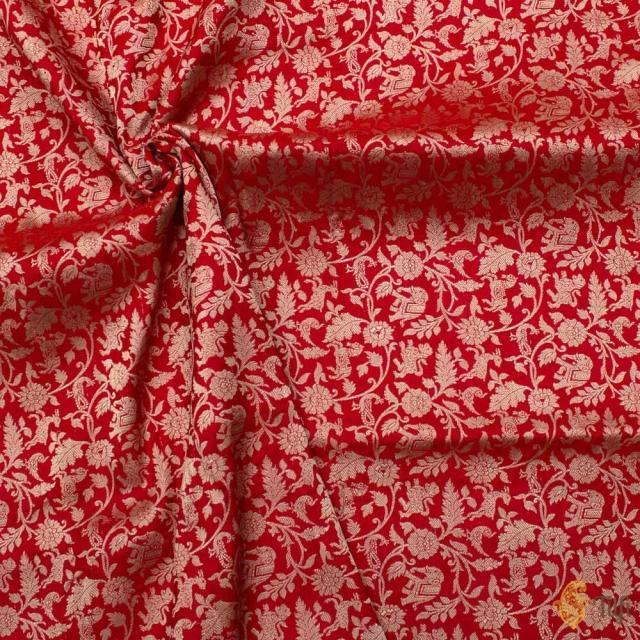
#> input picture data/raw/test/Banarasi/239.jpg, 640 x 640 px
$ python -i pattern.py   (imports and definitions only)   (older library calls are emulated)
#> lines starting #> are read from the running program, lines starting #| are printed output that depends on the picture
#> further down, picture is the input picture: shape (640, 640, 3); mean B, G, R 63.5, 64.2, 172
import io
import cv2
import numpy as np


# ---------- Repeat-unit detection ----------
# [71 lines left out: functions _period, detect_period, make_seamless, mirror_tile, build_tile, inpaint, not called in this run]


# ---------- Weave analysis ----------
def _dom_freq(g, axis):
    s = np.abs(np.fft.rfft(g - g.mean(), axis=axis)).mean(axis=1 - axis)
    s[:6] = 0
    return int(np.argmax(s[:128]))


def weave_stats(img):
    g = cv2.cvtColor(cv2.resize(img, (512, 512)), cv2.COLOR_BGR2GRAY).astype(np.float32)
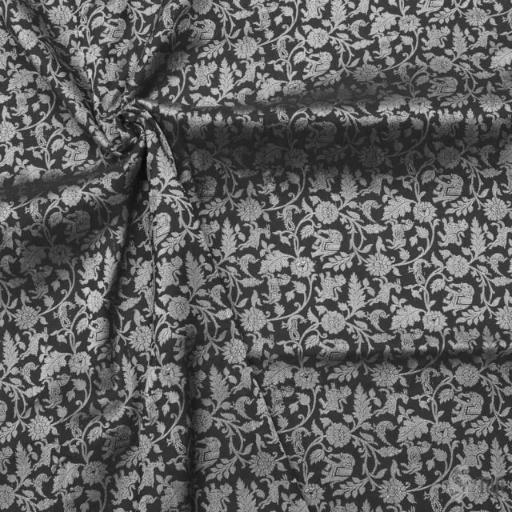
#> g: shape (512, 512) float32; min 7, max 216, mean 96.2
    warp = _dom_freq(g, 1)   # variations along x -> vertical threads
#> in _dom_freq, `s = np.abs(np.fft.rfft(g - g.mean(), axis=axis)).mean(axis=1 - axis)`: s = 257 values, max 5040.8 at index 0, min 124.9 at index 256, mean 643
#> warp = 6
    weft = _dom_freq(g, 0)   # variations along y -> horizontal threads
#> weft = 6
    gx = cv2.Sobel(g, cv2.CV_32F, 1, 0)
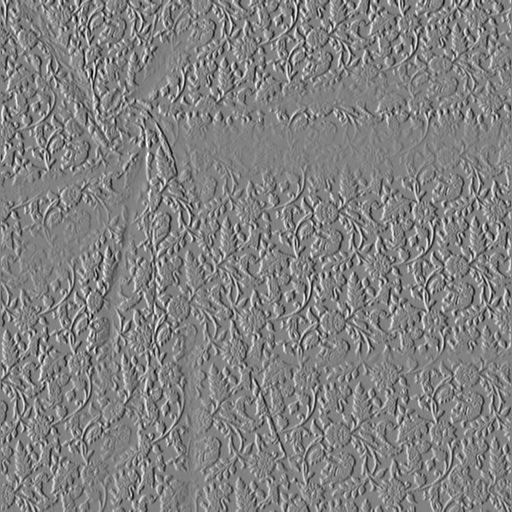
#> gx: shape (512, 512) float32; min -574, max 551, mean 0; drawn with min black and max white
    gy = cv2.Sobel(g, cv2.CV_32F, 0, 1)
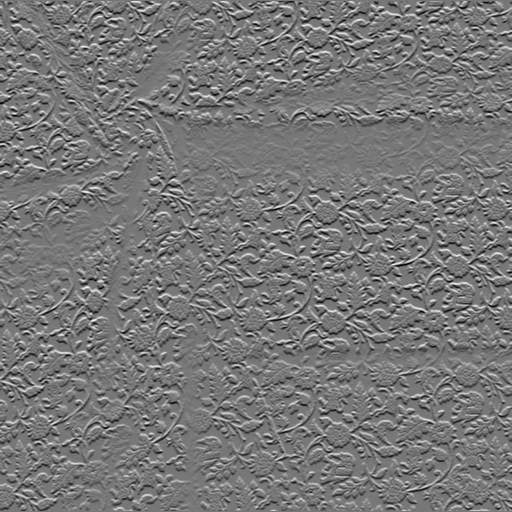
#> gy: shape (512, 512) float32; min -525, max 592, mean -0.4; drawn with min black and max white
    ang = 0.5 * np.degrees(np.arctan2(2 * (gx * gy).sum(), (gx * gx).sum() - (gy * gy).sum()))
#> ang = 2.01
    yarn = ang + 90.0
#> yarn = 92.01
    if yarn > 90:
        yarn -= 180
#> yarn = -87.99
    a = abs(yarn)
#> a = 87.99
    if a < 15 or a > 75:
        hint = "Plain / grid-like texture"
    elif 30 <= a <= 60:
        hint = "Twill-like diagonal texture"
    else:
        hint = "Mixed / jacquard-like texture"
    return {"warp_threads": warp, "weft_threads": weft,
            "yarn_angle": round(float(yarn), 1), "texture_hint": hint}


# [65 lines left out: functions palette, spec_pdf, not called in this run]

>>> import cv2
>>> picture = cv2.imread('../data/raw/test/Banarasi/239.jpg')
>>> result = weave_stats(picture)
#> result = {'warp_threads': 6, 'weft_threads': 6, 'yarn_angle': -88, 'texture_hint': 'Plain / grid-like texture'}

$ run again, on data/raw/test/Banarasi/290.jpg
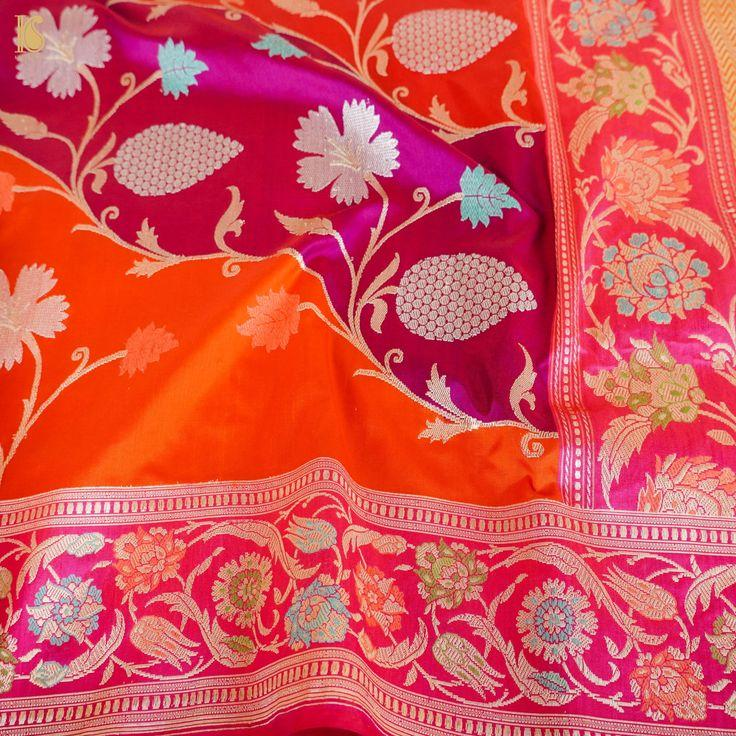
#> input picture data/raw/test/Banarasi/290.jpg, 736 x 736 px
#> picture is the input picture: shape (736, 736, 3); mean B, G, R 84.7, 82, 215.2
#> in weave_stats, `g = cv2.cvtColor(cv2.resize(img, (512, 512)), cv2.COLOR_BGR2GRAY).asty..`:
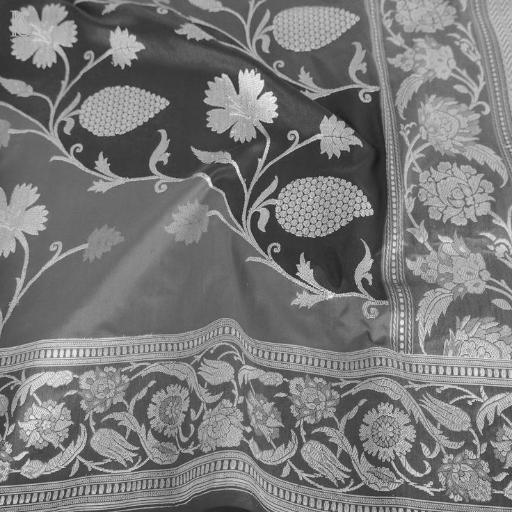
#> g: shape (512, 512) float32; min 26, max 242, mean 122
#> s = 257 values, max 4749 at index 1, min 169.9 at index 256, mean 536.7
#> warp = 6
#> in weave_stats, `gy = cv2.Sobel(g, cv2.CV_32F, 0, 1)`:
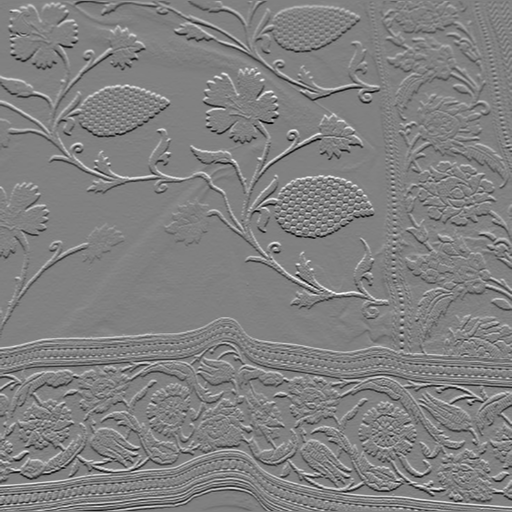
#> gy: shape (512, 512) float32; min -581, max 567, mean -0.1; drawn with min black and max white
#> ang = -58.27
#> yarn = 31.73
#> result = {'warp_threads': 6, 'weft_threads': 6, 'yarn_angle': 31.7, 'texture_hint': 'Twill-like diagonal texture'}

$ run again, on data/raw/test/Banarasi/407.jpg
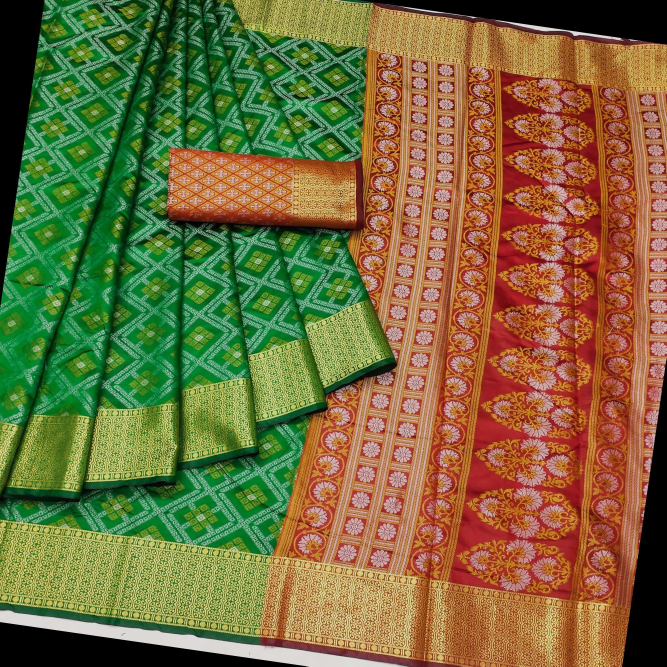
#> input picture data/raw/test/Banarasi/407.jpg, 2000 x 2000 px (shown at 1/3 size)
#> picture is the input picture: shape (2000, 2000, 3); mean B, G, R 61.5, 108.3, 118.5
#> in weave_stats, `g = cv2.cvtColor(cv2.resize(img, (512, 512)), cv2.COLOR_BGR2GRAY).asty..`:
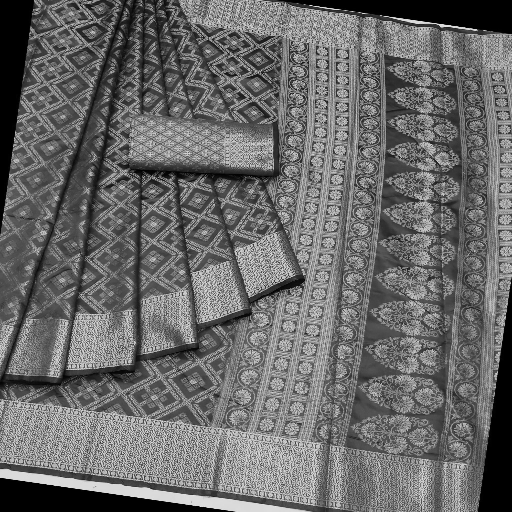
#> g: shape (512, 512) float32; min 0, max 229, mean 105.9
#> s = 257 values, max 6633.9 at index 1, min 498.6 at index 169, mean 796.8
#> warp = 6
#> weft = 7
#> in weave_stats, `gy = cv2.Sobel(g, cv2.CV_32F, 0, 1)`:
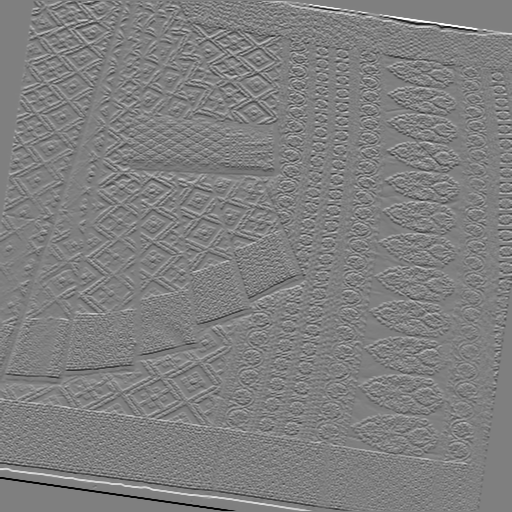
#> gy: shape (512, 512) float32; min -891, max 888, mean 0.3; drawn with min black and max white
#> ang = -77.3
#> yarn = 12.7
#> result = {'warp_threads': 6, 'weft_threads': 7, 'yarn_angle': 12.7, 'texture_hint': 'Plain / grid-like texture'}

$ run again, on data/raw/test/Banarasi/413.jpg
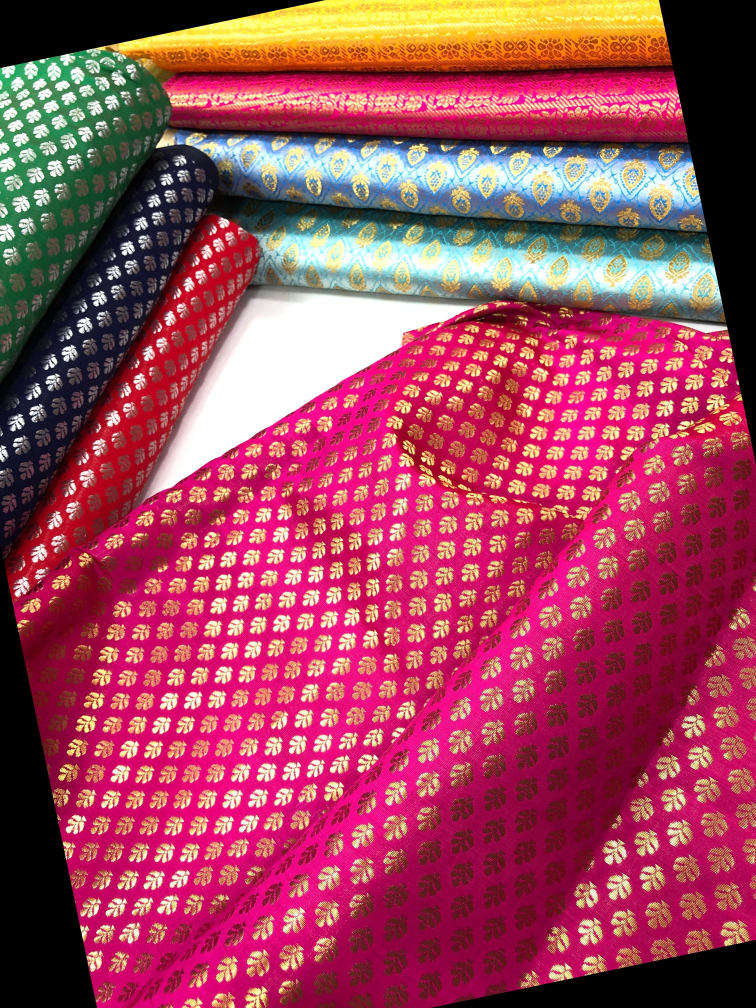
#> input picture data/raw/test/Banarasi/413.jpg, 3024 x 4032 px (shown at 1/4 size)
#> picture is the input picture: shape (4032, 3024, 3); mean B, G, R 92.4, 71.1, 160
#> in weave_stats, `g = cv2.cvtColor(cv2.resize(img, (512, 512)), cv2.COLOR_BGR2GRAY).asty..`:
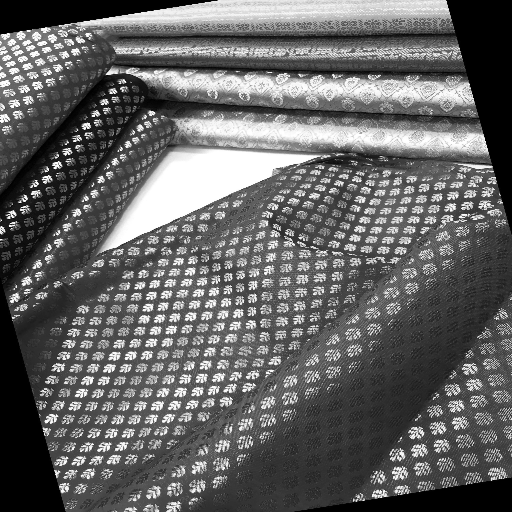
#> g: shape (512, 512) float32; min 0, max 255, mean 100
#> s = 257 values, max 12294.9 at index 1, min 295.4 at index 256, mean 841.3
#> warp = 6
#> weft = 12
#> in weave_stats, `gy = cv2.Sobel(g, cv2.CV_32F, 0, 1)`:
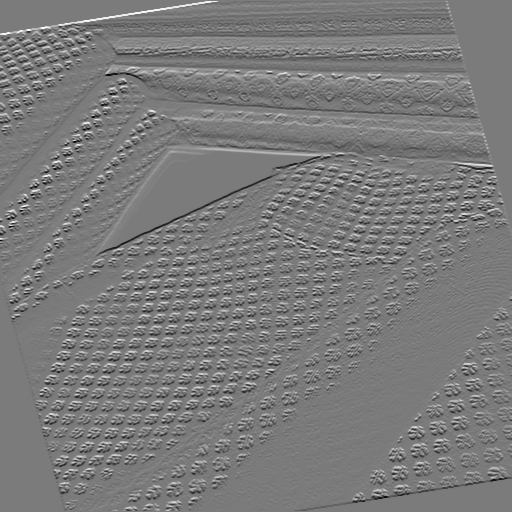
#> gy: shape (512, 512) float32; min -946, max 1012, mean -1; drawn with min black and max white
#> ang = 79.4
#> in weave_stats, `yarn = ang + 90.0`: yarn = 169.4
#> in weave_stats, `yarn -= 180`: yarn = -10.6
#> a = 10.6
#> result = {'warp_threads': 6, 'weft_threads': 12, 'yarn_angle': -10.6, 'texture_hint': 'Plain / grid-like texture'}
